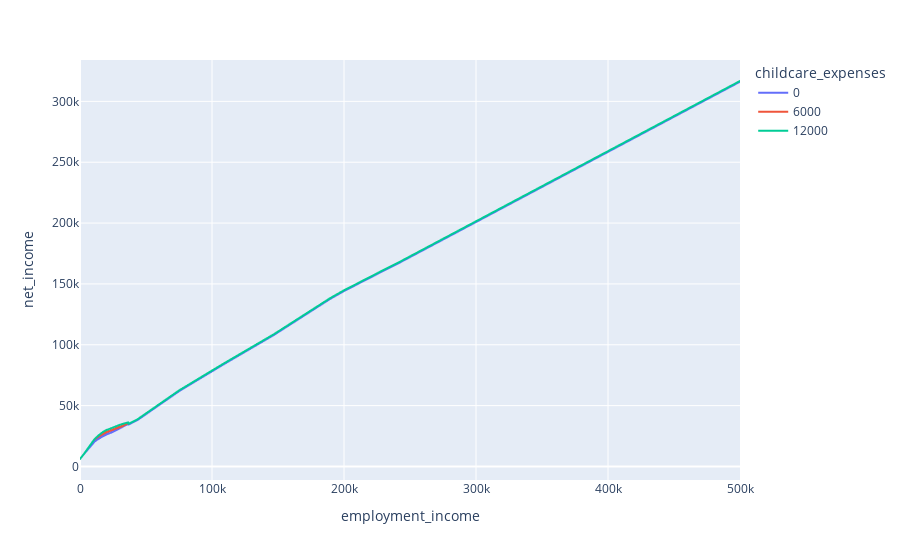

Notebook source saved alongside this figure:
### Code cell
import plotly.express as px

px.line(df, "employment_income", "net_income", color="childcare_expenses")

### Figure 1 — Plotly figure (JSON) as saved in the notebook; plotly's stock layout.template omitted (floating-point values rounded to 4 significant figures; data arrays with more than 128 entries replaced by an {"elided": "..."} marker saying what was removed)
{"data": [{"hovertemplate": "childcare_expenses=0<br>employment_income=%{x}<br>net_income=%{y}<extra></extra>", "legendgroup": "0", "line": {"color": "#636efa", "dash": "solid"}, "marker": {"symbol": "circle"}, "mode": "lines", "name": "0", "showlegend": true, "type": "scattergl", "x": {"elided": "5001 int values"}, "xaxis": "x", "y": {"elided": "5001 float values"}, "yaxis": "y"}, {"hovertemplate": "childcare_expenses=6000<br>employment_income=%{x}<br>net_income=%{y}<extra></extra>", "legendgroup": "6000", "line": {"color": "#EF553B", "dash": "solid"}, "marker": {"symbol": "circle"}, "mode": "lines", "name": "6000", "showlegend": true, "type": "scattergl", "x": {"elided": "5001 int values"}, "xaxis": "x", "y": {"elided": "5001 float values"}, "yaxis": "y"}, {"hovertemplate": "childcare_expenses=12000<br>employment_income=%{x}<br>net_income=%{y}<extra></extra>", "legendgroup": "12000", "line": {"color": "#00cc96", "dash": "solid"}, "marker": {"symbol": "circle"}, "mode": "lines", "name": "12000", "showlegend": true, "type": "scattergl", "x": {"elided": "5001 int values"}, "xaxis": "x", "y": {"elided": "5001 float values"}, "yaxis": "y"}], "layout": {"legend": {"title": {"text": "childcare_expenses"}, "tracegroupgap": 0}, "margin": {"t": 60}, "xaxis": {"anchor": "y", "domain": [0, 1], "title": {"text": "employment_income"}}, "yaxis": {"anchor": "x", "domain": [0, 1], "title": {"text": "net_income"}}}}
